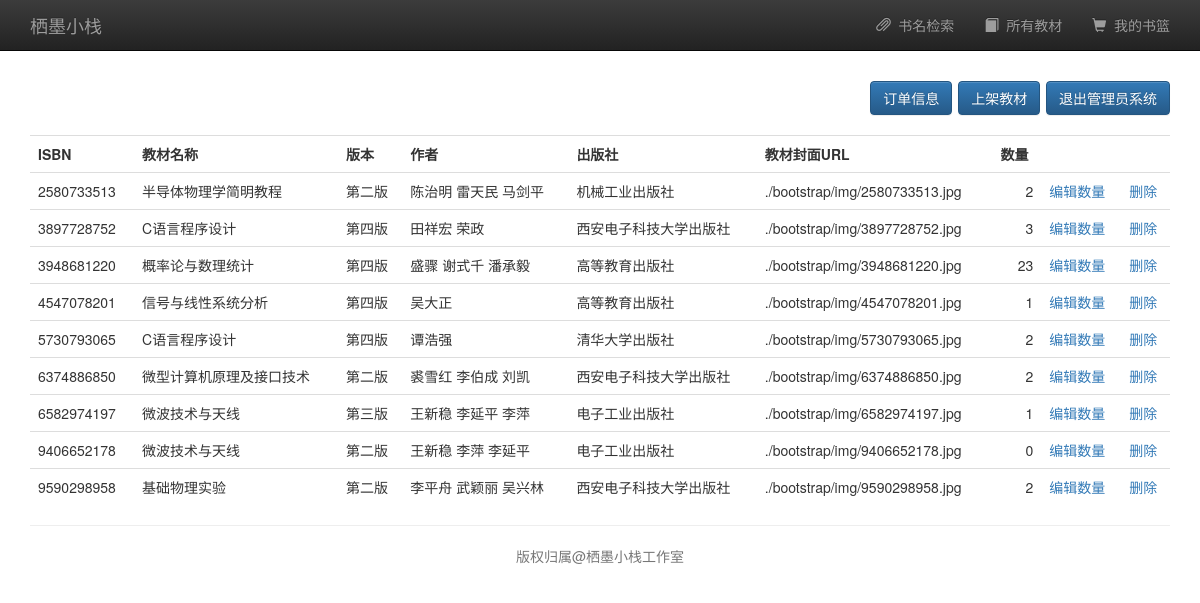
The page /admin_book.php (signed in) on the database its author committed.
### tables this page shows
CREATE TABLE IF NOT EXISTS `books` (
    `book_isbn`VARCHAR(255) PRIMARY KEY NOT NULL,
    `book_title` VARCHAR(255) NOT NULL,
    `book_author` VARCHAR(255) NOT NULL,
    `book_publisher` VARCHAR(255) NOT NULL,
    `book_version` VARCHAR(255) NOT NULL,
    `book_image` VARCHAR(255) NOT NULL,
    `book_quantity` INT NOT NULL
) character set = utf8;

### functions/admin_function.php (called while the page is built, shortened)
<?php
    function getAllBooks($db){
        $query = "SELECT * FROM books ORDER BY book_isbn";
        $result = mysqli_query($db, $query);
        return $result;
    }
?>

### admin_book.php (the view, shortened to what this page needs)
<?php
	require_once "./functions/admin_function.php";
	require_once "./template/header.php";
	$db = db_connect();
	$result = getAllBooks($db);
?>
	<p class="lead" style="text-align: right">
		<a href="admin_order.php" class="btn btn-primary">订单信息</a>
		<a href="admin_add.php" class="btn btn-primary">上架教材</a>
		<a href="admin_signout.php" class="btn btn-primary">退出管理员系统</a>
	</p>
	<table class="table" style="margin-top: 20px">
		<tr>
			<th>ISBN</th>
			<th>教材名称</th>
			<th>版本</th>
			<th>作者</th>
			<th>出版社</th>
			<th>教材封面URL</th>
			<th>数量</th>
			<th>&nbsp;</th>
			<th>&nbsp;</th>
		</tr>
		<?php while($row = mysqli_fetch_assoc($result)){ ?>
		<tr>
			<td><?php echo $row['book_isbn']; ?></td>
			<td><?php echo $row['book_title']; ?></td>
			<td><?php echo $row['book_version']; ?></td>
			<td><?php echo $row['book_author']; ?></td>
			<td><?php echo $row['book_publisher']; ?></td>
			<td>./bootstrap/img/<?php echo $row['book_image']; ?></td>
			<td style="text-align: right"><?php echo $row['book_quantity']; ?></td>
			<td><a href="admin_edit.php?bookisbn=<?php echo $row['book_isbn']; ?>">编辑数量</a></td>
			<td><a href="admin_delete.php?bookisbn=<?php echo $row['book_isbn']; ?>">删除</a></td>
		</tr>
		<?php } ?>
	</table>
<?php
	require_once "./template/footer.php";
?>

### rows shown on the page
books: book_isbn "2580733513", book_title "半导体物理学简明教程", book_version "第二版", book_author "陈治明 雷天民 马剑平", book_publisher "机械工业出版社", book_image "2580733513.jpg", book_quantity "2"
books: book_isbn "3897728752", book_title "C语言程序设计", book_version "第四版", book_author "田祥宏 荣政", book_publisher "西安电子科技大学出版社", book_image "3897728752.jpg", book_quantity "3"
books: book_isbn "3948681220", book_title "概率论与数理统计", book_version "第四版", book_author "盛骤 谢式千 潘承毅", book_publisher "高等教育出版社", book_image "3948681220.jpg", book_quantity "23"
books: book_isbn "4547078201", book_title "信号与线性系统分析", book_version "第四版", book_author "吴大正", book_publisher "高等教育出版社", book_image "4547078201.jpg", book_quantity "1"
books: book_isbn "5730793065", book_title "C语言程序设计", book_version "第四版", book_author "谭浩强", book_publisher "清华大学出版社", book_image "5730793065.jpg", book_quantity "2"
books: book_isbn "6374886850", book_title "微型计算机原理及接口技术", book_version "第二版", book_author "裘雪红 李伯成 刘凯", book_publisher "西安电子科技大学出版社", book_image "6374886850.jpg", book_quantity "2"
books: book_isbn "6582974197", book_title "微波技术与天线", book_version "第三版", book_author "王新稳 李延平 李萍", book_publisher "电子工业出版社", book_image "6582974197.jpg", book_quantity "1"
books: book_isbn "9406652178", book_title "微波技术与天线", book_version "第二版", book_author "王新稳 李萍 李延平", book_publisher "电子工业出版社", book_image "9406652178.jpg", book_quantity "0"
books: book_isbn "9590298958", book_title "基础物理实验", book_version "第二版", book_author "李平舟 武颖丽 吴兴林", book_publisher "西安电子科技大学出版社", book_image "9590298958.jpg", book_quantity "2"
